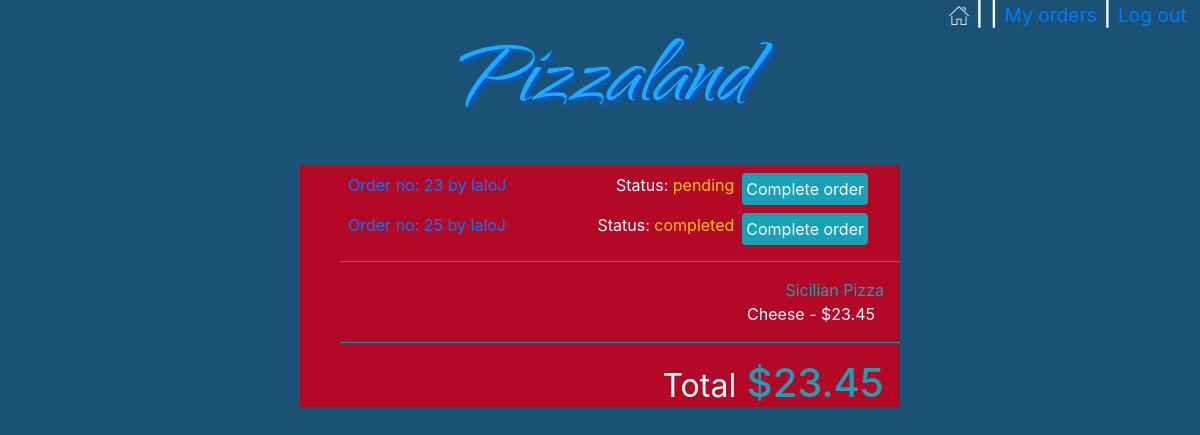
The page /orders_manager/laloJ/23 on the database its author committed.
### orders/models.py (models this page shows, shortened)
class User_order(models.Model):
    user=models.ForeignKey(User,on_delete=models.CASCADE)
    order_number=models.IntegerField()
    topping_allowance=models.IntegerField(default=0)
    status=models.CharField(max_length=64,default='initiated')

class Order2(models.Model):
    user=models.ForeignKey(User,on_delete=models.CASCADE)
    number=models.IntegerField()
    category=models.CharField(max_length=64,null=True)
    name=models.CharField(max_length=64)
    price=models.DecimalField(max_digits=4,decimal_places=2)
    def __str__(self):
        return f"{self.name} - ${self.price} "

### orders/views.py (the view)
# urls.py: path("orders_manager/<str:user>/<str:order_number>", views.orders_manager, name="orders_manager"),
def orders_manager(request,user,order_number):
    user=User.objects.get(username=user)
    context = {
        "Checkout":Order2.objects.filter(user=user,number=order_number),
        "Checkout_category":Order2.objects.filter(user=user,number=order_number).values_list('category').distinct(),
        "Total":list(Order2.objects.filter(user=user,number=order_number).aggregate(Sum('price')).values())[0],
        "user":request.user,
        "Category": Category.objects.all(),
        "Order_number":order_number,
        "All_orders":User_order.objects.exclude(status='initiated')
    }
    return render(request,"orders_manager.html",context)

### orders/templates/orders_manager.html (shortened to what this page needs)
<!DOCTYPE html>
<html style="height:100%">
<head>
    {% load static %}
    <link rel="stylesheet" type="text/css" href="{% static 'styles.css' %}">
    <link rel="stylesheet" href="https://maxcdn.bootstrapcdn.com/bootstrap/4.1.3/css/bootstrap.min.css">
</head>
<body style="height:100%">
    {% if Category %}
    <div id='username' style="background-color:#1A5276;">
        <h4 class='px-2' ><a href="{% url 'index' %}"><img src="{% static 'home.png' %}"></a> |
            {{user.username}} |
            {% if not user.is_superuser %}
            <small><a href="{% url 'my_orders' Order_number %}">My orders</a></small> |
            {% endif %}
            <small><a href="{% url 'logout' %}"> Log out&nbsp;</a></small>
        </h4>
    </div>
    {% endif %}
    <p id='logo' style="color:red;font-style: italic;" class='text-center m-0'><a href="{% url 'index' %}">Pizzaland</a></p>
    <div id='my_orders_container' style="background-color:#B40827;" class='w-50 mx-auto'>
        <div class=' text-left pr-3'>
            <ul >
                {% for row in All_orders%}
                <li class='p-2' >
                    <a href="{% url 'orders_manager' row.user row.order_number  %}"><span>Order no: {{row.order_number}} by {{row.user}}</span></a>
                    <a href="{% url 'complete_order' row.user row.order_number  %}"><span class='float-right mx-2 p-1 bg-info rounded text-white'>Complete order</span></a>
                    <span class='float-right'>Status: <span class='text-warning'>{{row.status}}</span></span>
                </li>
                {% endfor %}
            </ul>
        </div>
        <ul>
            <hr class='bg-info'>
            {% for check_cat in Checkout_category %}
                <li class='text-info text-right pr-3'>{{check_cat|cut:"("|cut:")"|cut:","|cut:"'"}}</li>
                {% for row in Checkout %}
                {% if row.category == check_cat|cut:"("|cut:")"|cut:","|cut:"'"  %}
                <li class='pr-3 text-right'>{{row}}&nbsp;</li>
                {% endif %}
                {% endfor %}
            {% endfor %}
            <hr class='bg-info'>
            <li class='text-info text-right pr-3 '><h1><small class='text-white'>Total</small> ${{Total|floatformat:2}}</h1></li>
        </ul>
    </div>
</body>
</html>

### orders/static/styles.css (style rules this page uses)
#logo { padding:0px; font-family: webLogo ; font-size: 110px; text-shadow: 3px 3px 3px rgb(5, 87, 211); }
#logo a:link, #place_order:link, #confirm_order:link { color:rgb(28, 170, 253); }
#center_box,#username { background-color: rgba(0, 0, 0, 0.9); color: white; }
#username { position: absolute; right: 0; }
li { list-style-type: none; }
#my_orders_container { background-color: rgba(0, 0, 0, 0.9); color: white; }

### orders/templates/orders_manager.html (style rules this page uses)
body { background-color: #1A5276; }

### rows shown on the page
User_order: order_number "23", user "laloJ", status "pending"
User_order: order_number "25", user "laloJ", status "completed"
Order2: name+price "Cheese - $23.45"

### other values the page prints
{{ check_cat|cut:"("|cut:")"|cut:","|cut:"'" }} "Sicilian Pizza"
{{ Total|floatformat:2 }} "23.45"
